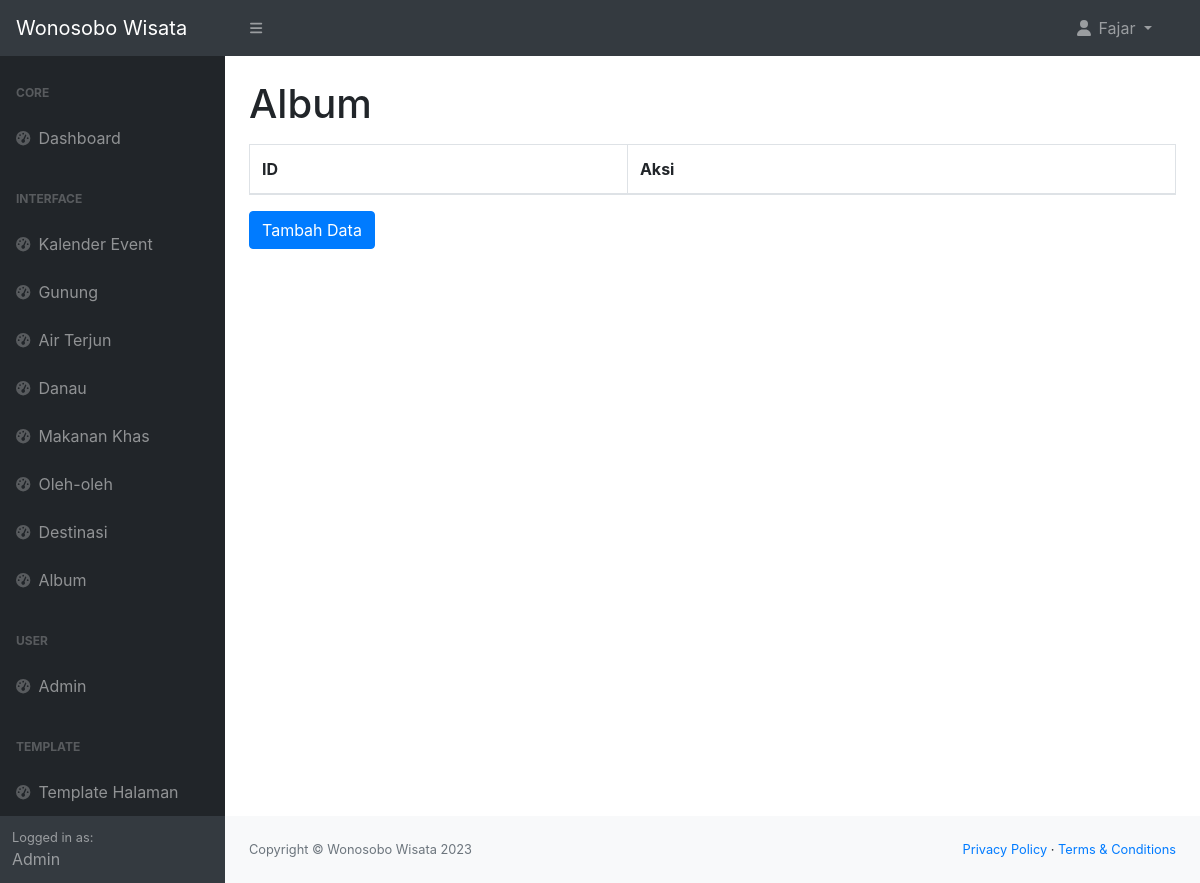
The app's page /admin/album.php (signed in), older data.
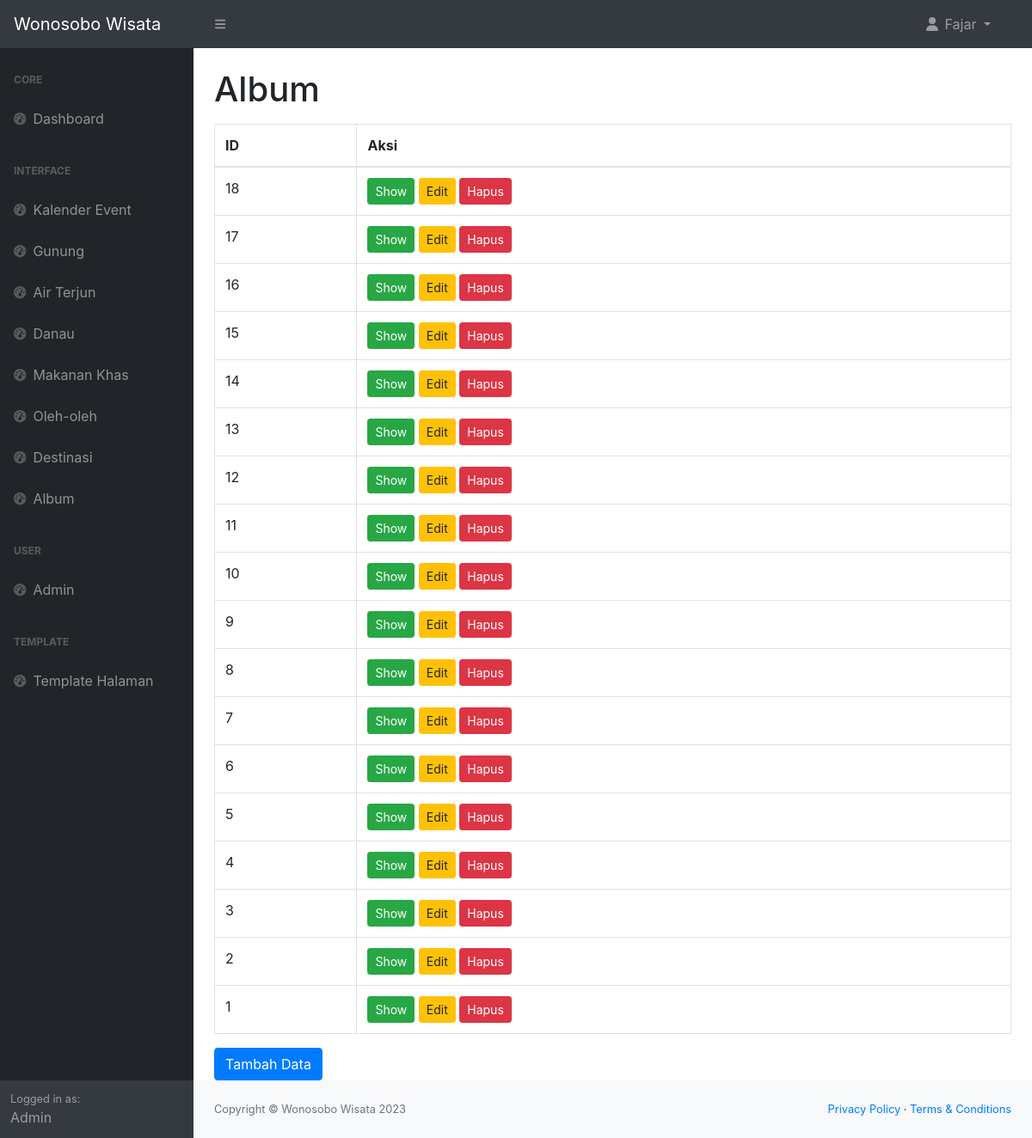
The same page, newer data.
### tables this page shows
CREATE TABLE `tabel_album` (
  `album_id` int(11) NOT NULL,
  `link_instagram_album` text NOT NULL
);

### admin/album.php (the view, shortened to what this page needs)
<!DOCTYPE html>
<html lang="en">
<head>
    <link href="https://cdn.jsdelivr.net/npm/simple-datatables@7.1.2/dist/style.min.css" rel="stylesheet" />
    <link href="css/styles.css" rel="stylesheet" />
    <link rel="stylesheet" href="https://maxcdn.bootstrapcdn.com/bootstrap/4.0.0/css/bootstrap.min.css">
</head>
<body>
    <?php include 'navbar.php'; ?>
    <div id="layoutSidenav">
        <div id="layoutSidenav_nav">
            <?php include 'sidebar.php'; ?>
        </div>
        <div id="layoutSidenav_content">
            <main>
                <div class="container-fluid px-4">
                    <h1 class="mt-4">Album</h1>
                    <div class="table-responsive mt-3">
                        <table class="table table-bordered">
                            <thead>
                                <tr>
                                    <th>ID</th>
                                    <th>Aksi</th>
                                </tr>
                            </thead>
                            <tbody>
                                <?php
                                include '../connect.php';
                                $query = "SELECT * FROM tabel_album ORDER BY album_id DESC";
                                $datas = $conn->query($query);
                                foreach ($datas as $data) :
                                ?>
                                    <tr>
                                        <td>
                                            <?= $data['album_id'] ?>
                                        </td>
                                        <td>
                                            <button type="button" class="btn btn-success btn-sm" data-toggle="modal" data-target="#showDataModal<?= $data['album_id'] ?>">Show</button>
                                            <button type="button" class="btn btn-warning btn-sm" data-toggle="modal" data-target="#editDataModal<?= $data['album_id'] ?>">Edit</button>
                                            <button type="button" class="btn btn-danger btn-sm" data-toggle="modal" data-target="#hapusDataModal<?= $data['album_id'] ?>">Hapus</button>
                                        </td>
                                    </tr>
                                <?php endforeach ?>
                            </tbody>
                        </table>
                    </div>
                    <button type="button" class="btn btn-primary" data-toggle="modal" data-target="#tambahDataModal">
                        Tambah Data
                    </button>
                </div>
            </main>
            <?php include 'footer.php'; ?>
        </div>
    </div>
</body>
</html>

Row changes from the older to the newer data that the page shows:
added tabel_album: album_id "18"
added tabel_album: album_id "17"
added tabel_album: album_id "16"
added tabel_album: album_id "15"
added tabel_album: album_id "14"
added tabel_album: album_id "13"
added tabel_album: album_id "12"
added tabel_album: album_id "11"
added tabel_album: album_id "10"
added tabel_album: album_id "9"
added tabel_album: album_id "8"
added tabel_album: album_id "7"
added tabel_album: album_id "6"
added tabel_album: album_id "5"
added tabel_album: album_id "4"
added tabel_album: album_id "3"
added tabel_album: album_id "2"
added tabel_album: album_id "1"
